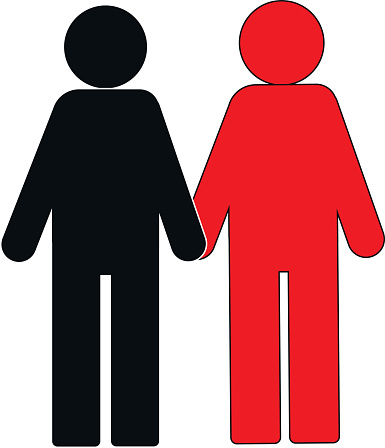
#> input picture Task4-OpenCV/2ppl.jpg, 385 x 448 px
$ jupyter execute 'swap faces.ipynb'
#> lines starting #> are read from the running program, lines starting #| are printed output that depends on the picture
[cell 1]
import cv2

[cell 2]
p1 = cv2.imread('2ppl.jpg')
#> p1 is the input picture: shape (448, 385, 3); mean B, G, R 123.8, 120.2, 177.2

[cell 3]
cv2.imshow('ppl' , p1)
cv2.waitKey()
cv2.destroyAllWindows()

[cell 4]
p1.shape
#> Out = (448, 385, 3)

[cell 5]
black_crop = p1[0:85 , 60:150].copy()
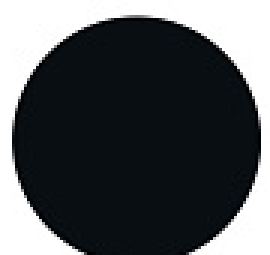
#> black_crop: shape (85, 90, 3) (shown 3 times larger); mean B, G, R 89.4, 86.6, 83.3

[cell 6]
cv2.imshow('black' , black_crop)
cv2.waitKey()
cv2.destroyAllWindows()

[cell 7]
red_crop = p1[0:85, 234:324]
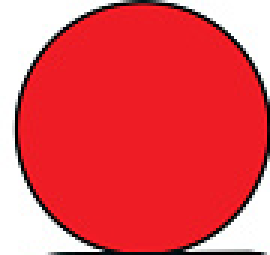
#> red_crop: shape (85, 90, 3) (shown 3 times larger); mean B, G, R 87.4, 81.1, 229.5

[cell 8]
cv2.imshow('red' , red_crop)
cv2.waitKey()
cv2.destroyAllWindows()

[cell 9]
p1[0:85 , 60:150] = red_crop

[cell 10]
p1[0:85, 234:324] = black_crop
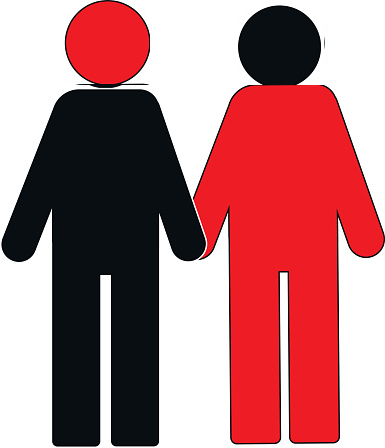
#> p1: shape (448, 385, 3); mean B, G, R 123.8, 120.2, 177.2
